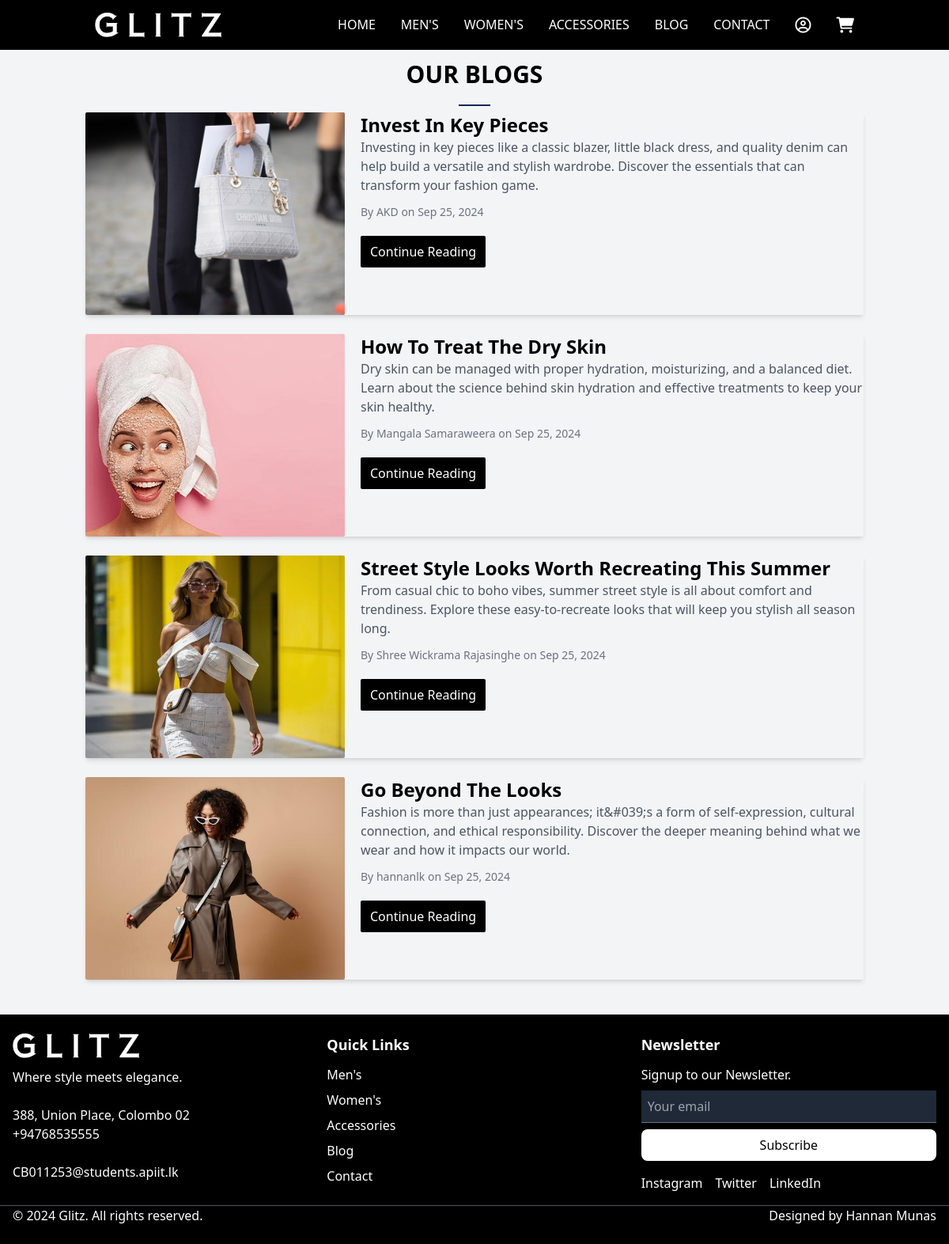
Screenshot of /public/blogs with the database file from the repository.
### tables this page shows
CREATE TABLE `blogs` (
  `id` int(11) NOT NULL,
  `title` varchar(255) NOT NULL,
  `image` varchar(255) DEFAULT NULL,
  `content` text NOT NULL,
  `author` varchar(255) NOT NULL,
  `summary` text NOT NULL,
  `date_added` timestamp NOT NULL DEFAULT current_timestamp()
);

### app/controllers/BlogController.php (called while the page is built)
<?php
class BlogController extends Controller {
    private $blogModel;
    public function __construct() {
        $this->blogModel = $this->model('BlogModel');
    }
    public function list() {
        $blogs = $this->blogModel->getAllBlogs();
        $this->renderView('customer/blogs', ['blogs' => $blogs]);
    }
}

### app/core/App.php (called while the page is built, shortened)
<?php
class App {
    protected $method = 'index';
    public function __construct() {
        $url = $this->parseUrl();
        if (isset($url[0]) && strtolower($url[0]) == 'admin') {
            $this->layout = 'layout/admin';
            if (!isset($_SESSION['user_id']) || $_SESSION['role'] !== 'admin') {
                $_SESSION['redirect_url'] = BASE_URL . implode('/', $url);
                header('Location: ' . BASE_URL . 'auth');
                exit;
            }
            if (isset($url[1])) {
                switch (strtolower($url[1])) {
                    case 'users':
                        $this->controller = 'UserController';
                        $this->method = 'users';
                        break;
                    case 'inquiries':
                        $this->controller = 'InquiryController';
                        $this->method = 'inquiries';
                        break;
                    case 'adduser':
                        $this->controller = 'UserController';
                        $this->method = 'addUser';
                        break;
                    case 'edituser':
                        $this->controller = 'UserController';
                        $this->method = 'editUser';
                        break;
                    case 'deleteuser':
                        $this->controller = 'UserController';
                        $this->method = 'deleteUser';
                        break;
                    case 'editinquiry':
                        $this->controller = 'InquiryController';
                        $this->method = 'editInquiry';
                        break;
                    case 'deleteinquiry':
                        $this->controller = 'InquiryController';
                        $this->method = 'deleteInquiry';
                        break;
                    case 'updatestatus':
                        $this->controller = 'InquiryController';
                        $this->method = 'updateStatus';
                        break;
                    default:
                        $this->controller = 'AdminController';
                        $this->method = 'dashboard';
                        break;
                }
            } else {
                $this->controller = 'AdminController';
                $this->method = 'dashboard';
            }
        }
        else if (isset($url[0]) && strtolower($url[0]) == 'auth') {
            $this->controller = 'AuthController';
            $this->method = 'index';
        }
        else if (isset($url[0]) && strtolower($url[0]) == 'logout') {
            $this->controller = 'AuthController';
            $this->method = 'logout';
        }
        else if (isset($url[0]) && in_array(strtolower($url[0]), ['mens', 'womens', 'accessories'])) {
            $this->controller = 'ProductController';
            $this->method = strtolower($url[0]);
        }
        else if (isset($url[0]) && strtolower($url[0]) == 'blogs') {
            if (isset($url[1]) && strtolower($url[1]) == 'view' && isset($url[2])) {
                $this->method = 'view';
                $this->params = [$url[2]];
            } else {
                $this->method = 'list';
            }
        }
        $this->controller = new $this->controller;
        $this->params = $url ? array_values($url) : [];
        call_user_func_array([$this->controller, $this->method], $this->params);
    }
    public function parseUrl() {
        if (isset($_GET['url'])) {
            return explode('/', filter_var(rtrim($_GET['url'], '/'), FILTER_SANITIZE_URL));
        }
        return [];
    }
}

### public/index.php (called while the page is built, shortened)
<?php
require_once '../app/core/Database.php';
require_once '../app/core/Controller.php';
require_once '../app/core/App.php';
$app = new App();

### app/core/Database.php (called while the page is built, shortened)
<?php
class Database {
    private $host = DB_HOST;
    private $user = DB_USER;
    private $pass = DB_PASS;
    private $dbname = DB_NAME;
    private $dbh;
    private $stmt;
    public function __construct() {
        $dsn = 'mysql:host=' . $this->host . ';dbname=' . $this->dbname;
        $options = [
            PDO::ATTR_PERSISTENT => true,
            PDO::ATTR_ERRMODE => PDO::ERRMODE_EXCEPTION
        ];
        try {
            $this->dbh = new PDO($dsn, $this->user, $this->pass, $options);
        } catch (PDOException $e) {
            echo 'Connection failed: ' . $e->getMessage();
        }
    }
    public function query($sql) {
        $this->stmt = $this->dbh->prepare($sql);
    }
    public function execute() {
        return $this->stmt->execute();
    }
    public function resultSet() {
        $this->execute();
        return $this->stmt->fetchAll(PDO::FETCH_ASSOC);
    }
}

### app/models/BlogModel.php (called while the page is built, shortened)
<?php
class BlogModel {
    private $db;
    public function __construct() {
        $this->db = new Database();
    }
    public function getAllBlogs() {
        $this->db->query('SELECT * FROM blogs ORDER BY date_added DESC');
        return $this->db->resultSet();
    }
}

### app/views/customer/blogs.php (the view, shortened to what this page needs)
<div>
    <div class="container mx-auto p-5">
        <h1 class="text-3xl font-bold mb-5 text-center">OUR BLOGS</h1>
        <hr class=" w-10 border-t-2 border-blue-950 mx-auto mb-2">
        <div id="blogsContainer">
            <?php if (!empty($blogs)): ?>
                <?php foreach ($blogs as $blog): ?>
                    <div class="blog-card rounded-sm shadow-md mb-6">
                        <div class="flex flex-col md:flex-row">
                            <img src="<?= BASE_URL ?>images/blog/<?= htmlspecialchars($blog['image']) ?>" alt="<?= htmlspecialchars($blog['title']) ?>" class="w-full md:w-1/3 h-64 object-cover rounded-sm mb-4 md:mb-0 md:mr-5">
                            <div class="w-full md:w-2/3">
                                <h2 class="text-2xl font-bold"><?= htmlspecialchars($blog['title']) ?></h2>
                                <p class="text-gray-600"><?= htmlspecialchars($blog['summary']) ?></p>
                                <p class="text-sm text-gray-500 my-3">By <?= htmlspecialchars($blog['author']) ?> on <?= date('M d, Y', strtotime($blog['date_added'])) ?></p>
                                <button class="bg-black text-white px-3 py-2 rounded-sm mt-2 continue-reading" data-id="<?= $blog['id'] ?>">Continue Reading</button>
                            </div>
                        </div>
                    </div>
                <?php endforeach; ?>
            <?php else: ?>
                <p>No blogs available at the moment.</p>
            <?php endif; ?>
        </div>
    </div>
</div>

### rows the page displays
blogs: image (picture), title "Invest In Key Pieces", summary "Investing in key pieces like a classic blazer, little black dress, and quality denim can help build a versatile and stylish wardrobe. Discover the essentials that can transform your fashion game.", author "AKD", date_added "Sep 25, 2024"
blogs: image (picture), title "How To Treat The Dry Skin", summary "Dry skin can be managed with proper hydration, moisturizing, and a balanced diet. Learn about the science behind skin hydration and effective treatments to keep your skin healthy.", author "Mangala Samaraweera", date_added "Sep 25, 2024"
blogs: image (picture), title "Street Style Looks Worth Recreating This Summer", summary "From casual chic to boho vibes, summer street style is all about comfort and trendiness. Explore these easy-to-recreate looks that will keep you stylish all season long.", author "Shree Wickrama Rajasinghe", date_added "Sep 25, 2024"
blogs: image (picture), title "Go Beyond The Looks", summary "Fashion is more than just appearances; it&#039;s a form of self-expression, cultural connection, and ethical responsibility. Discover the deeper meaning behind what we wear and how it impacts our world.", author "hannanlk", date_added "Sep 25, 2024"
